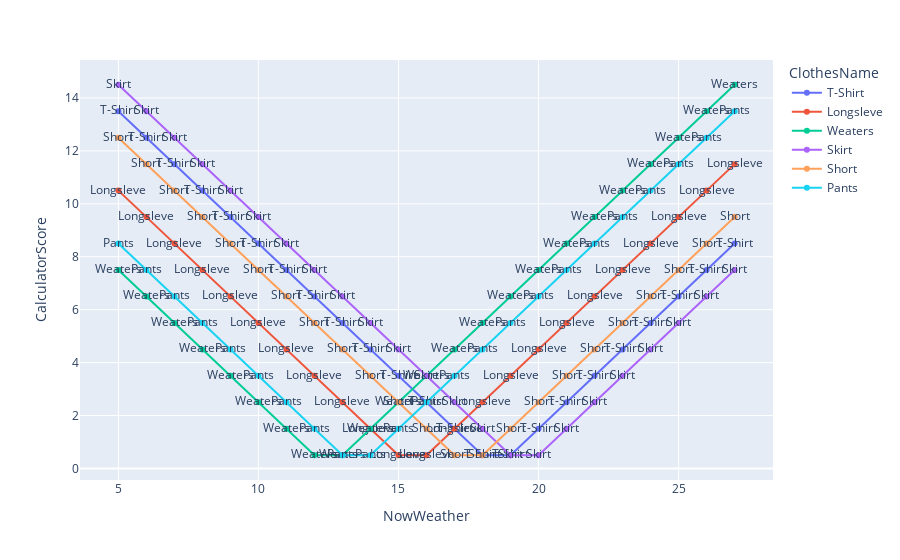

Write notebook code for a chart like this one.
### Code cell
fig = px.line(df_sigle_show, 
    x = 'NowWeather',
    y = 'CalculatorScore',
    color = 'ClothesName',
    text= "ClothesName")
fig.show()

# fig = px

### Figure 1 — Plotly figure (JSON) as saved in the notebook; plotly's stock layout.template omitted (floating-point values rounded to 4 significant figures)
{"data": [{"hovertemplate": "ClothesName=%{text}<br>NowWeather=%{x}<br>CalculatorScore=%{y}<extra></extra>", "legendgroup": "T-Shirt", "line": {"color": "#636efa", "dash": "solid"}, "marker": {"symbol": "circle"}, "mode": "text+markers+lines", "name": "T-Shirt", "orientation": "v", "showlegend": true, "text": ["T-Shirt", "T-Shirt", "T-Shirt", "T-Shirt", "T-Shirt", "T-Shirt", "T-Shirt", "T-Shirt", "T-Shirt", "T-Shirt", "T-Shirt", "T-Shirt", "T-Shirt", "T-Shirt", "T-Shirt", "T-Shirt", "T-Shirt", "T-Shirt", "T-Shirt", "T-Shirt", "T-Shirt", "T-Shirt", "T-Shirt"], "type": "scatter", "x": [5, 6, 7, 8, 9, 10, 11, 12, 13, 14, 15, 16, 17, 18, 19, 20, 21, 22, 23, 24, 25, 26, 27], "xaxis": "x", "y": [13.5, 12.5, 11.5, 10.5, 9.5, 8.5, 7.5, 6.5, 5.5, 4.5, 3.5, 2.5, 1.5, 0.5, 0.5, 1.5, 2.5, 3.5, 4.5, 5.5, 6.5, 7.5, 8.5], "yaxis": "y"}, {"hovertemplate": "ClothesName=%{text}<br>NowWeather=%{x}<br>CalculatorScore=%{y}<extra></extra>", "legendgroup": "Longsleve", "line": {"color": "#EF553B", "dash": "solid"}, "marker": {"symbol": "circle"}, "mode": "text+markers+lines", "name": "Longsleve", "orientation": "v", "showlegend": true, "text": ["Longsleve", "Longsleve", "Longsleve", "Longsleve", "Longsleve", "Longsleve", "Longsleve", "Longsleve", "Longsleve", "Longsleve", "Longsleve", "Longsleve", "Longsleve", "Longsleve", "Longsleve", "Longsleve", "Longsleve", "Longsleve", "Longsleve", "Longsleve", "Longsleve", "Longsleve", "Longsleve"], "type": "scatter", "x": [5, 6, 7, 8, 9, 10, 11, 12, 13, 14, 15, 16, 17, 18, 19, 20, 21, 22, 23, 24, 25, 26, 27], "xaxis": "x", "y": [10.5, 9.5, 8.5, 7.5, 6.5, 5.5, 4.5, 3.5, 2.5, 1.5, 0.5, 0.5, 1.5, 2.5, 3.5, 4.5, 5.5, 6.5, 7.5, 8.5, 9.5, 10.5, 11.5], "yaxis": "y"}, {"hovertemplate": "ClothesName=%{text}<br>NowWeather=%{x}<br>CalculatorScore=%{y}<extra></extra>", "legendgroup": "Weaters", "line": {"color": "#00cc96", "dash": "solid"}, "marker": {"symbol": "circle"}, "mode": "text+markers+lines", "name": "Weaters", "orientation": "v", "showlegend": true, "text": ["Weaters", "Weaters", "Weaters", "Weaters", "Weaters", "Weaters", "Weaters", "Weaters", "Weaters", "Weaters", "Weaters", "Weaters", "Weaters", "Weaters", "Weaters", "Weaters", "Weaters", "Weaters", "Weaters", "Weaters", "Weaters", "Weaters", "Weaters"], "type": "scatter", "x": [5, 6, 7, 8, 9, 10, 11, 12, 13, 14, 15, 16, 17, 18, 19, 20, 21, 22, 23, 24, 25, 26, 27], "xaxis": "x", "y": [7.5, 6.5, 5.5, 4.5, 3.5, 2.5, 1.5, 0.5, 0.5, 1.5, 2.5, 3.5, 4.5, 5.5, 6.5, 7.5, 8.5, 9.5, 10.5, 11.5, 12.5, 13.5, 14.5], "yaxis": "y"}, {"hovertemplate": "ClothesName=%{text}<br>NowWeather=%{x}<br>CalculatorScore=%{y}<extra></extra>", "legendgroup": "Skirt", "line": {"color": "#ab63fa", "dash": "solid"}, "marker": {"symbol": "circle"}, "mode": "text+markers+lines", "name": "Skirt", "orientation": "v", "showlegend": true, "text": ["Skirt", "Skirt", "Skirt", "Skirt", "Skirt", "Skirt", "Skirt", "Skirt", "Skirt", "Skirt", "Skirt", "Skirt", "Skirt", "Skirt", "Skirt", "Skirt", "Skirt", "Skirt", "Skirt", "Skirt", "Skirt", "Skirt", "Skirt"], "type": "scatter", "x": [5, 6, 7, 8, 9, 10, 11, 12, 13, 14, 15, 16, 17, 18, 19, 20, 21, 22, 23, 24, 25, 26, 27], "xaxis": "x", "y": [14.5, 13.5, 12.5, 11.5, 10.5, 9.5, 8.5, 7.5, 6.5, 5.5, 4.5, 3.5, 2.5, 1.5, 0.5, 0.5, 1.5, 2.5, 3.5, 4.5, 5.5, 6.5, 7.5], "yaxis": "y"}, {"hovertemplate": "ClothesName=%{text}<br>NowWeather=%{x}<br>CalculatorScore=%{y}<extra></extra>", "legendgroup": "Short", "line": {"color": "#FFA15A", "dash": "solid"}, "marker": {"symbol": "circle"}, "mode": "text+markers+lines", "name": "Short", "orientation": "v", "showlegend": true, "text": ["Short", "Short", "Short", "Short", "Short", "Short", "Short", "Short", "Short", "Short", "Short", "Short", "Short", "Short", "Short", "Short", "Short", "Short", "Short", "Short", "Short", "Short", "Short"], "type": "scatter", "x": [5, 6, 7, 8, 9, 10, 11, 12, 13, 14, 15, 16, 17, 18, 19, 20, 21, 22, 23, 24, 25, 26, 27], "xaxis": "x", "y": [12.5, 11.5, 10.5, 9.5, 8.5, 7.5, 6.5, 5.5, 4.5, 3.5, 2.5, 1.5, 0.5, 0.5, 1.5, 2.5, 3.5, 4.5, 5.5, 6.5, 7.5, 8.5, 9.5], "yaxis": "y"}, {"hovertemplate": "ClothesName=%{text}<br>NowWeather=%{x}<br>CalculatorScore=%{y}<extra></extra>", "legendgroup": "Pants", "line": {"color": "#19d3f3", "dash": "solid"}, "marker": {"symbol": "circle"}, "mode": "text+markers+lines", "name": "Pants", "orientation": "v", "showlegend": true, "text": ["Pants", "Pants", "Pants", "Pants", "Pants", "Pants", "Pants", "Pants", "Pants", "Pants", "Pants", "Pants", "Pants", "Pants", "Pants", "Pants", "Pants", "Pants", "Pants", "Pants", "Pants", "Pants", "Pants"], "type": "scatter", "x": [5, 6, 7, 8, 9, 10, 11, 12, 13, 14, 15, 16, 17, 18, 19, 20, 21, 22, 23, 24, 25, 26, 27], "xaxis": "x", "y": [8.5, 7.5, 6.5, 5.5, 4.5, 3.5, 2.5, 1.5, 0.5, 0.5, 1.5, 2.5, 3.5, 4.5, 5.5, 6.5, 7.5, 8.5, 9.5, 10.5, 11.5, 12.5, 13.5], "yaxis": "y"}], "layout": {"legend": {"title": {"text": "ClothesName"}, "tracegroupgap": 0}, "margin": {"t": 60}, "xaxis": {"anchor": "y", "domain": [0, 1], "title": {"text": "NowWeather"}}, "yaxis": {"anchor": "x", "domain": [0, 1], "title": {"text": "CalculatorScore"}}}}
